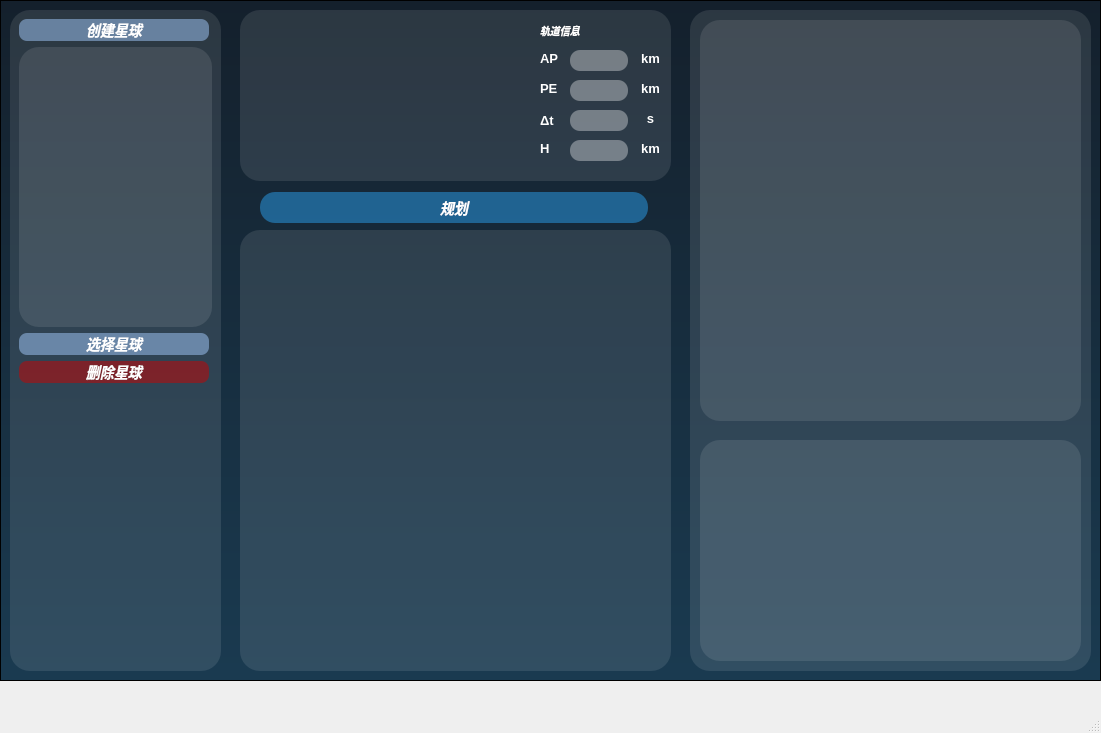
<?xml version="1.0" encoding="UTF-8"?>
<ui version="4.0">
 <class>MainWindow</class>
 <widget class="QMainWindow" name="MainWindow">
  <property name="geometry">
   <rect>
    <x>0</x>
    <y>0</y>
    <width>1101</width>
    <height>733</height>
   </rect>
  </property>
  <property name="windowTitle">
   <string>MainWindow</string>
  </property>
  <widget class="QWidget" name="centralwidget">
   <widget class="QFrame" name="frame">
    <property name="geometry">
     <rect>
      <x>0</x>
      <y>0</y>
      <width>1101</width>
      <height>681</height>
     </rect>
    </property>
    <property name="styleSheet">
     <string notr="true">QFrame#frame{
	background-color:qlineargradient(x0:0,y1:0,x0:1,y2:2,stop:0 rgb(20,32,44),stop:1 rgb(32,85,117));
}</string>
    </property>
    <property name="frameShape">
     <enum>QFrame::StyledPanel</enum>
    </property>
    <property name="frameShadow">
     <enum>QFrame::Raised</enum>
    </property>
    <widget class="QFrame" name="frame_3">
     <property name="geometry">
      <rect>
       <x>10</x>
       <y>10</y>
       <width>211</width>
       <height>661</height>
      </rect>
     </property>
     <property name="styleSheet">
      <string notr="true">QFrame{
	background-color: rgba(255, 255, 255,10%);
	border-radius:20px;
}</string>
     </property>
     <property name="frameShape">
      <enum>QFrame::StyledPanel</enum>
     </property>
     <property name="frameShadow">
      <enum>QFrame::Raised</enum>
     </property>
     <layout class="QVBoxLayout" name="verticalLayout">
      <item>
       <widget class="QPushButton" name="pushButton_4">
        <property name="maximumSize">
         <size>
          <width>16777215</width>
          <height>32</height>
         </size>
        </property>
        <property name="styleSheet">
         <string notr="true">QPushButton{
	color:rgb(255, 255, 255);
	background-color:rgba(165,205,255,125);
	border:0px outset rgb(255,255,255);
	border-radius:8px;
	text-align:center center;
	margin-right:3px;
	margin-bottom:0px;
	font-size:14px;
	font-style:italic;
	font-weight:bold;
	font:bold 18px &quot;Microsoft YaHei&quot;;
}
QPushButton:hover{
	background-color:rgba(165,205,255,80%);
	border:2px outset rgba(36,36,36,0);
}
QPushButton:pressed{
	background-color:rgba(165,205,255,90%);
	border:4px outset rgba(36,36,36,0);
}</string>
        </property>
        <property name="text">
         <string>创建星球</string>
        </property>
       </widget>
      </item>
      <item>
       <widget class="QListWidget" name="listWidget">
        <property name="minimumSize">
         <size>
          <width>0</width>
          <height>0</height>
         </size>
        </property>
        <property name="styleSheet">
         <string notr="true">QListView{
	border:none;
	background-color:rgba(255,255,255,10%);
	color:rgd(255,255,255);
}
QListView::item{
	background-color:transparent;
	height:40px;
	padding-left:4px;
}
QListView::item:hover{
	background-color:transparent;
	color:rgba(43,162,238,150);
}
QListView::item:selected{
	background-color:transparent;
	color:rgb(43,162,238);
}
</string>
        </property>
       </widget>
      </item>
      <item>
       <widget class="QPushButton" name="pushButton_5">
        <property name="maximumSize">
         <size>
          <width>16777215</width>
          <height>32</height>
         </size>
        </property>
        <property name="styleSheet">
         <string notr="true">QPushButton{
	color:rgb(255, 255, 255);
	background-color:rgba(165,205,255,125);
	border:0px outset rgb(255,255,255);
	border-radius:8px;
	text-align:center center;
	margin-right:3px;
	margin-bottom:0px;
	font-size:14px;
	font-style:italic;
	font-weight:bold;
	font:bold 18px &quot;Microsoft YaHei&quot;;
}
QPushButton:hover{
	background-color:rgba(165,205,255,80%);
	border:2px outset rgba(36,36,36,0);
}
QPushButton:pressed{
	background-color:rgba(165,205,255,90%);
	border:4px outset rgba(36,36,36,0);
}</string>
        </property>
        <property name="text">
         <string>选择星球</string>
        </property>
       </widget>
      </item>
      <item>
       <widget class="QPushButton" name="pushButton_6">
        <property name="maximumSize">
         <size>
          <width>16777215</width>
          <height>32</height>
         </size>
        </property>
        <property name="styleSheet">
         <string notr="true">QPushButton{
	color:rgb(255, 255, 255);
	background-color:rgba(205, 0, 0,125);
	border:0px outset rgb(255,255,255);
	border-radius:8px;
	text-align:center center;
	margin-right:3px;
	margin-bottom:0px;
	font-size:14px;
	font-style:italic;
	font-weight:bold;
	font:bold 18px &quot;Microsoft YaHei&quot;;
}
QPushButton:hover{
	background-color:rgba(205,0,0,80%);
	border:2px outset rgba(36,36,36,0);
}
QPushButton:pressed{
	background-color:rgba(205,0,0,90%);
	border:4px outset rgba(36,36,36,0);
}</string>
        </property>
        <property name="text">
         <string>删除星球</string>
        </property>
       </widget>
      </item>
      <item>
       <spacer name="verticalSpacer">
        <property name="orientation">
         <enum>Qt::Vertical</enum>
        </property>
        <property name="sizeHint" stdset="0">
         <size>
          <width>20</width>
          <height>265</height>
         </size>
        </property>
       </spacer>
      </item>
     </layout>
    </widget>
    <widget class="QFrame" name="frame_7">
     <property name="geometry">
      <rect>
       <x>690</x>
       <y>10</y>
       <width>401</width>
       <height>661</height>
      </rect>
     </property>
     <property name="styleSheet">
      <string notr="true">QFrame{
	background-color: rgba(255, 255, 255,10%);
	border-radius:20px
}</string>
     </property>
     <property name="frameShape">
      <enum>QFrame::StyledPanel</enum>
     </property>
     <property name="frameShadow">
      <enum>QFrame::Raised</enum>
     </property>
     <widget class="QFrame" name="frame_8">
      <property name="geometry">
       <rect>
        <x>10</x>
        <y>10</y>
        <width>381</width>
        <height>401</height>
       </rect>
      </property>
      <property name="frameShape">
       <enum>QFrame::StyledPanel</enum>
      </property>
      <property name="frameShadow">
       <enum>QFrame::Raised</enum>
      </property>
     </widget>
     <widget class="QFrame" name="frame_9">
      <property name="geometry">
       <rect>
        <x>10</x>
        <y>430</y>
        <width>381</width>
        <height>221</height>
       </rect>
      </property>
      <property name="frameShape">
       <enum>QFrame::StyledPanel</enum>
      </property>
      <property name="frameShadow">
       <enum>QFrame::Raised</enum>
      </property>
     </widget>
    </widget>
    <widget class="QFrame" name="frame_11">
     <property name="geometry">
      <rect>
       <x>230</x>
       <y>10</y>
       <width>451</width>
       <height>661</height>
      </rect>
     </property>
     <property name="styleSheet">
      <string notr="true">background-color: rgba(255, 255, 255, 0);</string>
     </property>
     <property name="frameShape">
      <enum>QFrame::StyledPanel</enum>
     </property>
     <property name="frameShadow">
      <enum>QFrame::Raised</enum>
     </property>
     <widget class="QFrame" name="frame_12">
      <property name="geometry">
       <rect>
        <x>10</x>
        <y>0</y>
        <width>431</width>
        <height>221</height>
       </rect>
      </property>
      <property name="frameShape">
       <enum>QFrame::StyledPanel</enum>
      </property>
      <property name="frameShadow">
       <enum>QFrame::Raised</enum>
      </property>
      <widget class="QFrame" name="frame_14">
       <property name="geometry">
        <rect>
         <x>10</x>
         <y>170</y>
         <width>411</width>
         <height>51</height>
        </rect>
       </property>
       <property name="frameShape">
        <enum>QFrame::StyledPanel</enum>
       </property>
       <property name="frameShadow">
        <enum>QFrame::Raised</enum>
       </property>
       <widget class="QPushButton" name="pushButton_7">
        <property name="geometry">
         <rect>
          <x>10</x>
          <y>12</y>
          <width>391</width>
          <height>31</height>
         </rect>
        </property>
        <property name="maximumSize">
         <size>
          <width>16777215</width>
          <height>32</height>
         </size>
        </property>
        <property name="styleSheet">
         <string notr="true">QPushButton{
	color:rgb(255, 255, 255);
	background-color:rgba(43,162,239,125);
	border:0px outset rgb(255,255,255);
	border-radius:15px;
	text-align:center center;
	margin-right:3px;
	margin-bottom:0px;
	font-size:14px;
	font-style:italic;
	font-weight:bold;
	font:bold 18px &quot;Microsoft YaHei&quot;;
}
QPushButton:hover{
	background-color:rgba(43,162,239,80%);
	border:2px outset rgba(36,36,36,0);
}
QPushButton:pressed{
	background-color:rgba(43,162,239,90%);
	border:4px outset rgba(36,36,36,0);
}</string>
        </property>
        <property name="text">
         <string>规划</string>
        </property>
       </widget>
      </widget>
      <widget class="QFrame" name="frame_15">
       <property name="geometry">
        <rect>
         <x>0</x>
         <y>0</y>
         <width>431</width>
         <height>171</height>
        </rect>
       </property>
       <property name="styleSheet">
        <string notr="true">QFrame{
	background-color: rgba(255, 255, 255,10%);
	border-radius:20px
}</string>
       </property>
       <property name="frameShape">
        <enum>QFrame::StyledPanel</enum>
       </property>
       <property name="frameShadow">
        <enum>QFrame::Raised</enum>
       </property>
       <widget class="QLineEdit" name="lineEdit">
        <property name="geometry">
         <rect>
          <x>330</x>
          <y>40</y>
          <width>61</width>
          <height>21</height>
         </rect>
        </property>
        <property name="layoutDirection">
         <enum>Qt::LeftToRight</enum>
        </property>
        <property name="styleSheet">
         <string notr="true">QLineEdit{
	color:rgb(255, 255, 255);
	background-color:rgba(255,255,255, 35%);
	border:0px outset rgb(255,255,255);
	border-radius:10px;
	text-align:center center;
	margin-right:3px;
	margin-bottom:0px;
	font-size:13px;
	font:13px &quot;Microsoft YaHei&quot;;
}</string>
        </property>
        <property name="alignment">
         <set>Qt::AlignRight|Qt::AlignTrailing|Qt::AlignVCenter</set>
        </property>
        <property name="dragEnabled">
         <bool>false</bool>
        </property>
        <property name="readOnly">
         <bool>false</bool>
        </property>
       </widget>
       <widget class="QLabel" name="label">
        <property name="geometry">
         <rect>
          <x>300</x>
          <y>40</y>
          <width>21</width>
          <height>16</height>
         </rect>
        </property>
        <property name="styleSheet">
         <string notr="true">QLabel{
	background-color: rgba(255, 255, 255, 0%);
	color:rgb(255, 255, 255);
	font-size:13px;
	font-weight:bold;
	font:bold 13px &quot;Microsoft YaHei&quot;;
}</string>
        </property>
        <property name="text">
         <string>AP</string>
        </property>
       </widget>
       <widget class="QLabel" name="label_2">
        <property name="geometry">
         <rect>
          <x>300</x>
          <y>70</y>
          <width>21</width>
          <height>16</height>
         </rect>
        </property>
        <property name="styleSheet">
         <string notr="true">QLabel{
	background-color: rgba(255, 255, 255, 0%);
	color:rgb(255, 255, 255);
	font-size:13px;
	font-weight:bold;
	font:bold 13px &quot;Microsoft YaHei&quot;;
}</string>
        </property>
        <property name="text">
         <string>PE</string>
        </property>
       </widget>
       <widget class="QLabel" name="label_3">
        <property name="geometry">
         <rect>
          <x>300</x>
          <y>0</y>
          <width>111</width>
          <height>41</height>
         </rect>
        </property>
        <property name="styleSheet">
         <string notr="true">QLabel{
	color:rgba(255, 255, 255);
	font-size:10px;
	font-style:italic;
	font-weight:bold;
	font:bold 13px &quot;Microsoft YaHei&quot;;	
	background-color: rgba(255, 255, 255, 0%);
}</string>
        </property>
        <property name="text">
         <string>轨道信息</string>
        </property>
       </widget>
       <widget class="QLabel" name="label_4">
        <property name="geometry">
         <rect>
          <x>300</x>
          <y>100</y>
          <width>21</width>
          <height>20</height>
         </rect>
        </property>
        <property name="styleSheet">
         <string notr="true">QLabel{
	background-color: rgba(255, 255, 255, 0%);
	color:rgb(255, 255, 255);
	font-size:13px;
	font-weight:bold;
	font:bold 13px &quot;Microsoft YaHei&quot;;
}</string>
        </property>
        <property name="text">
         <string>Δt</string>
        </property>
       </widget>
       <widget class="QLabel" name="label_5">
        <property name="geometry">
         <rect>
          <x>300</x>
          <y>130</y>
          <width>21</width>
          <height>16</height>
         </rect>
        </property>
        <property name="styleSheet">
         <string notr="true">QLabel{
	background-color: rgba(255, 255, 255, 0%);
	color:rgb(255, 255, 255);
	font-size:13px;
	font-weight:bold;
	font:bold 13px &quot;Microsoft YaHei&quot;;
}</string>
        </property>
        <property name="text">
         <string>H</string>
        </property>
       </widget>
       <widget class="QLineEdit" name="lineEdit_2">
        <property name="geometry">
         <rect>
          <x>330</x>
          <y>70</y>
          <width>61</width>
          <height>21</height>
         </rect>
        </property>
        <property name="styleSheet">
         <string notr="true">QLineEdit{
	color:rgb(255, 255, 255);
	background-color:rgba(255,255,255, 35%);
	border:0px outset rgb(255,255,255);
	border-radius:10px;
	text-align:center center;
	margin-right:3px;
	margin-bottom:0px;
	font-size:13px;
	font:13px &quot;Microsoft YaHei&quot;;
}</string>
        </property>
        <property name="alignment">
         <set>Qt::AlignRight|Qt::AlignTrailing|Qt::AlignVCenter</set>
        </property>
       </widget>
       <widget class="QLineEdit" name="lineEdit_3">
        <property name="geometry">
         <rect>
          <x>330</x>
          <y>100</y>
          <width>61</width>
          <height>21</height>
         </rect>
        </property>
        <property name="styleSheet">
         <string notr="true">QLineEdit{
	color:rgb(255, 255, 255);
	background-color:rgba(255,255,255, 35%);
	border:0px outset rgb(255,255,255);
	border-radius:10px;
	text-align:center center;
	margin-right:3px;
	margin-bottom:0px;
	font-size:13px;
	font:13px &quot;Microsoft YaHei&quot;;
}</string>
        </property>
        <property name="alignment">
         <set>Qt::AlignRight|Qt::AlignTrailing|Qt::AlignVCenter</set>
        </property>
       </widget>
       <widget class="QLineEdit" name="lineEdit_4">
        <property name="geometry">
         <rect>
          <x>330</x>
          <y>130</y>
          <width>61</width>
          <height>21</height>
         </rect>
        </property>
        <property name="styleSheet">
         <string notr="true">QLineEdit{
	color:rgb(255, 255, 255);
	background-color:rgba(255,255,255, 35%);
	border:0px outset rgb(255,255,255);
	border-radius:10px;
	text-align:center center;
	margin-right:3px;
	margin-bottom:0px;
	font-size:13px;
	font:13px &quot;Microsoft YaHei&quot;;
}</string>
        </property>
        <property name="alignment">
         <set>Qt::AlignRight|Qt::AlignTrailing|Qt::AlignVCenter</set>
        </property>
       </widget>
       <widget class="QLabel" name="label_6">
        <property name="geometry">
         <rect>
          <x>400</x>
          <y>40</y>
          <width>21</width>
          <height>16</height>
         </rect>
        </property>
        <property name="styleSheet">
         <string notr="true">QLabel{
	background-color: rgba(255, 255, 255, 0%);
	color:rgb(255, 255, 255);
	font-size:13px;
	font-weight:bold;
	font:bold 13px &quot;Microsoft YaHei&quot;;
}</string>
        </property>
        <property name="text">
         <string>km</string>
        </property>
        <property name="alignment">
         <set>Qt::AlignCenter</set>
        </property>
       </widget>
       <widget class="QLabel" name="label_7">
        <property name="geometry">
         <rect>
          <x>400</x>
          <y>70</y>
          <width>21</width>
          <height>16</height>
         </rect>
        </property>
        <property name="styleSheet">
         <string notr="true">QLabel{
	background-color: rgba(255, 255, 255, 0%);
	color:rgb(255, 255, 255);
	font-size:13px;
	font-weight:bold;
	font:bold 13px &quot;Microsoft YaHei&quot;;
}</string>
        </property>
        <property name="text">
         <string>km</string>
        </property>
        <property name="alignment">
         <set>Qt::AlignCenter</set>
        </property>
       </widget>
       <widget class="QLabel" name="label_8">
        <property name="geometry">
         <rect>
          <x>400</x>
          <y>100</y>
          <width>21</width>
          <height>16</height>
         </rect>
        </property>
        <property name="styleSheet">
         <string notr="true">QLabel{
	background-color: rgba(255, 255, 255, 0%);
	color:rgb(255, 255, 255);
	font-size:13px;
	font-weight:bold;
	font:bold 13px &quot;Microsoft YaHei&quot;;
}</string>
        </property>
        <property name="text">
         <string>s</string>
        </property>
        <property name="alignment">
         <set>Qt::AlignCenter</set>
        </property>
       </widget>
       <widget class="QLabel" name="label_9">
        <property name="geometry">
         <rect>
          <x>400</x>
          <y>130</y>
          <width>21</width>
          <height>16</height>
         </rect>
        </property>
        <property name="styleSheet">
         <string notr="true">QLabel{
	background-color: rgba(255, 255, 255, 0%);
	color:rgb(255, 255, 255);
	font-size:13px;
	font-weight:bold;
	font:bold 13px &quot;Microsoft YaHei&quot;;
}</string>
        </property>
        <property name="text">
         <string>km</string>
        </property>
        <property name="alignment">
         <set>Qt::AlignCenter</set>
        </property>
       </widget>
      </widget>
     </widget>
     <widget class="QFrame" name="frame_13">
      <property name="geometry">
       <rect>
        <x>10</x>
        <y>220</y>
        <width>431</width>
        <height>441</height>
       </rect>
      </property>
      <property name="styleSheet">
       <string notr="true">QFrame{
	background-color: rgba(255, 255, 255,10%);
	border-radius:20px
}</string>
      </property>
      <property name="frameShape">
       <enum>QFrame::StyledPanel</enum>
      </property>
      <property name="frameShadow">
       <enum>QFrame::Raised</enum>
      </property>
     </widget>
    </widget>
   </widget>
  </widget>
  <widget class="QMenuBar" name="menubar">
   <property name="geometry">
    <rect>
     <x>0</x>
     <y>0</y>
     <width>1101</width>
     <height>26</height>
    </rect>
   </property>
  </widget>
  <widget class="QStatusBar" name="statusbar"/>
 </widget>
 <resources/>
 <connections/>
</ui>
